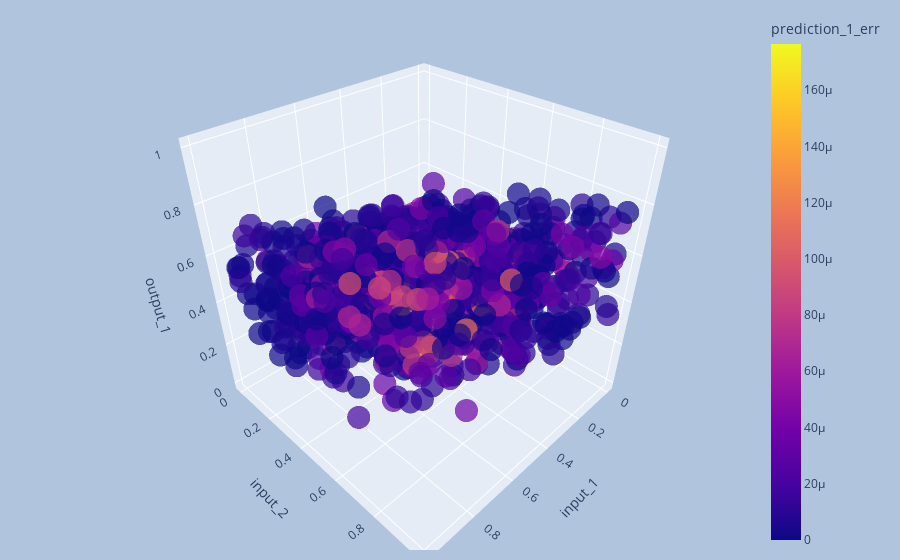

Notebook source saved alongside this figure:
### Code cell
interactive_3d_plot(tr_df_normalized, 'input_1', 'input_2', 'output_1', 'prediction_1_err')

### Figure 1 — Plotly figure (JSON) as saved in the notebook; plotly's stock layout.template omitted (floating-point values rounded to 4 significant figures; data arrays with more than 128 entries replaced by an {"elided": "..."} marker saying what was removed)
{"data": [{"hovertemplate": "input_1=%{x}<br>input_2=%{y}<br>output_1=%{z}<br>prediction_1_err=%{marker.color}<extra></extra>", "legendgroup": "", "marker": {"color": {"elided": "1000 float values"}, "coloraxis": "coloraxis", "opacity": 0.7, "symbol": "circle"}, "mode": "markers", "name": "", "scene": "scene", "showlegend": false, "type": "scatter3d", "x": {"elided": "1000 float values"}, "y": {"elided": "1000 float values"}, "z": {"elided": "1000 float values"}}], "layout": {"coloraxis": {"colorbar": {"title": {"text": "prediction_1_err"}}, "colorscale": [[0, "#0d0887"], [0.1111, "#46039f"], [0.2222, "#7201a8"], [0.3333, "#9c179e"], [0.4444, "#bd3786"], [0.5556, "#d8576b"], [0.6667, "#ed7953"], [0.7778, "#fb9f3a"], [0.8889, "#fdca26"], [1, "#f0f921"]]}, "legend": {"tracegroupgap": 0}, "margin": {"b": 10, "l": 100, "r": 100, "t": 10}, "paper_bgcolor": "LightSteelBlue", "scene": {"domain": {"x": [0, 1], "y": [0, 1]}, "xaxis": {"title": {"text": "input_1"}}, "yaxis": {"title": {"text": "input_2"}}, "zaxis": {"title": {"text": "output_1"}}}}}
